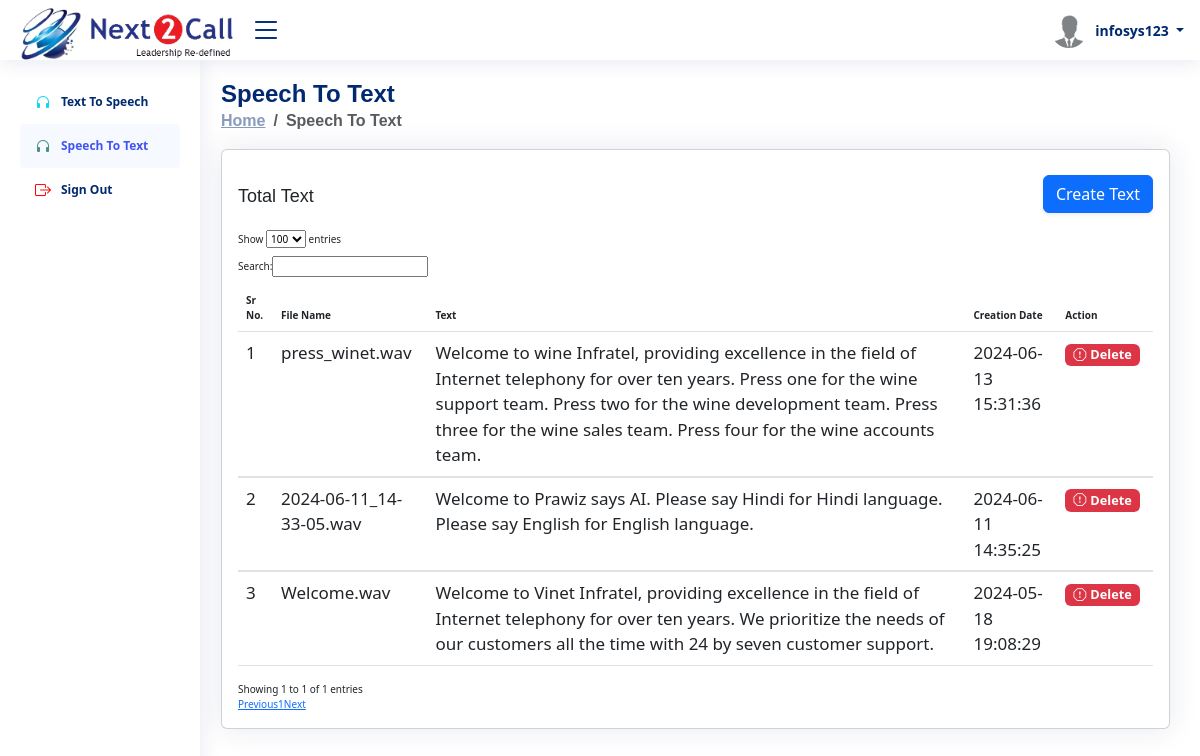
/speechtotext.php (signed in), run on the app's committed database.
### tables this page shows
CREATE TABLE `speechtotext` (
  `id` int(11) NOT NULL,
  `file_name` varchar(100) NOT NULL,
  `text` varchar(1500) NOT NULL,
  `date` varchar(100) NOT NULL,
  `status` varchar(10) NOT NULL
);

### speechtotext.php (the view, shortened to what this page needs)
<?php include "headerlink.php" ?>
<body>
    <?php include "header.php" ?>
    <?php
  include "sidebar.php" ?>
    <main id="main" class="main">
        <div class="pagetitle">
            <h1>Speech To Text</h1>
            <nav>
                <ol class="breadcrumb">
                    <li class="breadcrumb-item"><a href="index.php">Home</a></li>
                    <li class="breadcrumb-item active">Speech To Text</li>
                </ol>
            </nav>
        </div>
        <section class="section dashboard">
            <div class="row">
                <div class="col-lg-12">
                    <div class="row">
                        <div class="col-12">
                            <div class="card recent-sales overflow-auto">
                                <div class="card-body">
                                    <div class="row">
                                        <div class="col-sm-12 ticket_but">
                                            <h5 class="card-title">Total Text</h5>
                                            <div class="" style="float:right;  margin-top:-55px; margin-left:-50px;">
                          <button class="btn btn-md btn-primary shadow-sm best_font" data-toggle="modal" data-target="#staticBackdrop">Create Text</button>
                                            </div>
                                        </div>
                                    </div>
                                    <table class="table" id="example">
                                        <thead>
                                            <tr>
                                                <th>Sr No.</th>
                                                <th>File Name</th>
                                                <th>Text</th>
                                                <th>Creation Date</th>
                                                <th>Action</th>
                                            </tr>
                                        </thead>
                                        <?php
                    $sr = 1;
                        $query = "SELECT * FROM speechtotext WHERE status='1' ORDER BY id DESC";
                    $data_query = mysqli_query($con, $query);
                    while ($row = mysqli_fetch_array($data_query)) {
                        $file_nm = $row['file_name'];
                      ?>
                                        <tbody style="font-size:17px;">
                                            <tr>
                                                <td><?= $sr; ?></td>
                                                <td><?= $file_nm; ?></td>
                                                <td><?= $row['text']; ?></td>
                                                <td><?= $row['date']; ?></td>
                                                <td>
                                                    <a id="click_delete" data-id="<?= $row['id'] ?>"
                                                        data-list_id="<?= $row['id'] ?>"><span
                                                            class="badge bg-danger cursor-p"><i
                                                                class="bi bi-exclamation-octagon me-1"></i>Delete</span></a>
                                                </td>
                                            </tr>
                                        </tbody>
                                        <?php $sr++; } ?>
                                    </table>
                                </div>
                            </div>
                        </div>
                    </div>
                </div>
            </div>
        </section>
    </main>
    <?php include "footerlink.php" ?>
</body>
</html>

### assets/css/style.css (style rules this page uses)
:root { scroll-behavior: smooth; }
.cursor-p { cursor: pointer; }
body { font-family: "Open Sans", sans-serif; background: #f6f9ff; color: #444444; }
a { color: #4154f1; text-decoration: none; }
h1, h2, h3, h4, h5, h6 { font-family: "Nunito", sans-serif; }
#main { margin-top: 60px; padding: 20px 30px; transition: all 0.3s; }
.pagetitle { margin-bottom: 10px; }
.pagetitle h1 { font-size: 24px; margin-bottom: 0; font-weight: 600; color: #012970; }
.card { margin-bottom: 30px; border: none; border-radius: 5px; box-shadow: 0px 0 30px rgba(1, 41, 112, 0.1); }
.card-title { padding: 20px 0 15px 0; font-size: 18px; font-weight: 500; color: #012970; font-family: "Poppins", sans-serif; }
.card-body { padding: 0 20px 20px 20px; }
.breadcrumb { font-size: 14px; font-family: "Nunito", sans-serif; color: #899bbd; font-weight: 600; }
.breadcrumb a { color: #899bbd; transition: 0.3s; }
.breadcrumb .breadcrumb-item::before { color: #899bbd; }
.breadcrumb .active { color: #51678f; font-weight: 600; }
@media (min-width: 1200px) { #main, #footer { margin-left: 191px; } }
.dashboard .recent-sales { font-size: 10px; }
.dashboard .recent-sales .table thead { background: #f6f6fe; }
.dashboard .recent-sales .table thead th { border: 0; }
.ticket_but { width : 100%; height: 10%; }

### data on the page
speechtotext: file_name "press_winet.wav", text "Welcome to wine Infratel, providing excellence in the field of Internet telephony for over ten years. Press one for the wine support team. Press two for the wine development team. Press three for the wine sales team. Press four for the wine accounts team.", date "2024-06-13 15:31:36"
speechtotext: file_name "2024-06-11_14-33-05.wav", text "Welcome to Prawiz says AI. Please say Hindi for Hindi language. Please say English for English language.", date "2024-06-11 14:35:25"
speechtotext: file_name "Welcome.wav", text "Welcome to Vinet Infratel, providing excellence in the field of Internet telephony for over ten years. We prioritize the needs of our customers all the time with 24 by seven customer support.", date "2024-05-18 19:08:29"

### other printed values
$username "infosys123"
